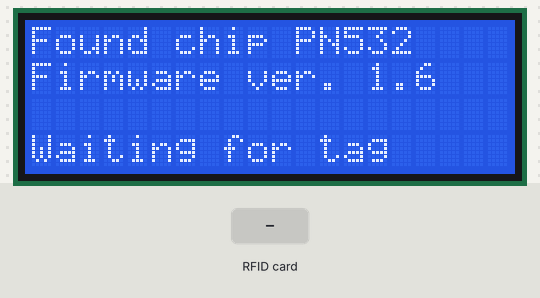
Simulated run of this sketch. Board: Arduino Uno, built with avr-gcc and run on an emulated ATmega328P. On the bench: 20×4 character LCD. Inputs (shaded band) come from the test bench.

Above: at 1.2 s.
1.3 s: RFID card 5E 7A 19 C4 held to the reader
At 1.8 s:
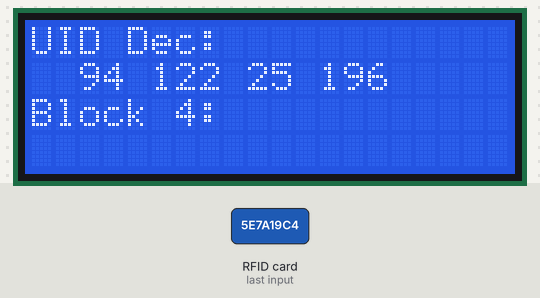
Timing chart, 0 to 4.3 s (numbered marks = the images above; inputs shaded):
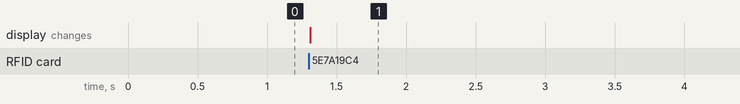

The sketch:

lcdPrint.ino
```cpp
#include <Wire.h>
#include <Adafruit_PN532.h>
#include <LiquidCrystal.h>
#include "constants.h"
#include "utils.h"


// Or use this line for a breakout or shield with an I2C connection:
Adafruit_PN532 * nfc;
LiquidCrystal * lcd;

const int rs = 7, en = 8, d4 = 9, d5 = 10, d6 = 11, d7 = 12;

void setup() {
    lcd = new LiquidCrystal(rs, en, d4, d5, d6, d7);
    lcd->begin(20, 4);
    lcd->print("Initializing...");

    nfc = new Adafruit_PN532(PN532_IRQ, PN532_RESET);
    nfc->begin();
    uint32_t versiondata = nfc->getFirmwareVersion();
    if (! versiondata) {
        lcdReset(lcd);
        lcd->print("Didn't find PN53x board");
        HALT();
    } else {
        // Got ok data, print it out!
        lcdReset(lcd);
        lcd->print("Found chip PN5"); lcd->print((versiondata >> 24) & 0xFF, HEX);
        lcd->setCursor(0, 1);
        lcd->print("Firmware ver. "); lcd->print((versiondata >> 16) & 0xFF, DEC);
        lcd->print('.'); lcd->print((versiondata >> 8) & 0xFF, DEC);
        lcd->setCursor(0, 2);
    }

    // configure board to read RFID tags
    nfc->SAMConfig();
    lcd->setCursor(0,3);
    lcd->print("Waiting for tag");
}

void loop() {

    // put your main code here, to run repeatedly:
    uint8_t success;
    uint8_t uid[] = { 0, 0, 0, 0, 0, 0, 0 };  // Buffer to store the returned UID
    uint8_t uidLength;                        // Length of the UID (4 or 7 bytes depending on ISO14443A card type)

    // Wait for an ISO14443A type cards (Mifare, etc.).  When one is found
    // 'uid' will be populated with the UID, and uidLength will indicate
    // if the uid is 4 bytes (Mifare Classic) or 7 bytes (Mifare Ultralight)
    success = nfc->readPassiveTargetID(PN532_MIFARE_ISO14443A, uid, &uidLength);

    if (success) {
        lcdReset(lcd);

        if(uidLength == 4) {
            lcd->print("UID Dec:");
            lcd->setCursor(2, 1);
            lcd->print(uid[0], DEC);
            for (size_t i = 1; i < uidLength; i++) {
                lcd->print(" ");
                lcd->print(uid[i], DEC);
            }
            lcd->setCursor(0,2);

            success = nfc->mifareclassic_AuthenticateBlock(uid, uidLength, 4, 0, defKeyA);
            if (success) {
                uint8_t data[16];
                success = nfc->mifareclassic_ReadDataBlock(4, data);
                if (success) {
                    lcd->print("Block 4: ");
                    lcd->setCursor(2,3);
                    for(size_t i = 0; i < 16; i++) {
                        char next = char(data[i]);
                        if(next)
                            lcd->print(next);
                    }
                } else {
                    lcd->print("Failed to read block");
                    lcd->setCursor(0,3);
                    lcd->print(4, DEC);
                }
            } else {
                lcd->print("Unable to auth.");
                lcd->setCursor(0,3);
                size_t i = 0;
                for(i = 0; i < 9; i++) {
                    success = nfc->mifareclassic_AuthenticateBlock(uid, uidLength, 4, 0, commonKeys[i]);
                    if(success) {
                        lcd->print("Key "); lcd->print(i); lcd->print(" worked");
                        break;
                    }
                }
                if(i >= 9) {
                    lcd->print("No common keys work.");
                }
            }
        } else {
            lcd->print("Unknown tag format.");
        }
        /*
        if (uidLength == 4) {
            // We probably have a Mifare Classic card ...
            Serial.println("Seems to be a Mifare Classic card (4 byte UID)");

            // Now we need to try to authenticate it for read/write access
            // Try with the factory default KeyA: 0xFF 0xFF 0xFF 0xFF 0xFF 0xFF
            Serial.println("Trying to authenticate block 4 with default KEYA value");
            uint8_t keya[6] = { 0xFF, 0xFF, 0xFF, 0xFF, 0xFF, 0xFF };

            // Start with block 4 (the first block of sector 1) since sector 0
            // contains the manufacturer data and it's probably better just
            // to leave it alone unless you know what you're doing
            success = nfc.mifareclassic_AuthenticateBlock(uid, uidLength, 4, 0, keya);

            if (success) {
                Serial.println("Sector 1 (Blocks 4..7) has been authenticated");
                uint8_t data[16];

                // If you want to write something to block 4 to test with, uncomment
                // the following line and this text should be read back in a minute
                //memcpy(data, (const uint8_t[]) {'R', 'a', 'y', 'm', 'o', 'n', 'd', ' ', 'H', 'e', 'a', 'l', 'y', 0, 0, 0}, sizeof data);
                //success = nfc.mifareclassic_WriteDataBlock (4, data);

                // Try to read the contents of block 4
                success = nfc.mifareclassic_ReadDataBlock(4, data);

                if (success) {
                    // Data seems to have been read ... spit it out
                    Serial.println("Reading Block 4:");
                    nfc.PrintHexChar(data, 16);
                    Serial.println("");

                    // Wait a bit before reading the card again
                    delay(1000);
                } else {
                    Serial.println("Ooops ... unable to read the requested block.  Try another key?");
                }
            } else {
                Serial.println("Ooops ... authentication failed: Try another key?");
            }
        }
        */
        delay(1000);
    }
}
```

constants.h
```cpp
#ifndef  _CONSTANTS_H_
#define  _CONSTANTS_H_

// If using the breakout or shield with I2C, define just the pins connected
// to the IRQ and reset lines.  Use the values below (2, 3) for the shield!
#define PN532_IRQ   (2)
#define PN532_RESET (3)  // Not connected by default on the NFC Shield

#define HALT() while(1);

const uint8_t defKeyA[6] = { 0xFF, 0xFF, 0xFF, 0xFF, 0xFF, 0xFF };
const uint8_t commonKeys[9][6] = {
          {0XFF, 0XFF, 0XFF, 0XFF, 0XFF, 0XFF},
          {0XD3, 0XF7, 0XD3, 0XF7, 0XD3, 0XF7},
          {0XA0, 0XA1, 0XA2, 0XA3, 0XA4, 0XA5},
          {0XB0, 0XB1, 0XB2, 0XB3, 0XB4, 0XB5},
          {0X4D, 0X3A, 0X99, 0XC3, 0X51, 0XDD},
          {0X1A, 0X98, 0X2C, 0X7E, 0X45, 0X9A},
          {0XAA, 0XBB, 0XCC, 0XDD, 0XEE, 0XFF},
          {0X00, 0X00, 0X00, 0X00, 0X00, 0X00},
          {0XAB, 0XCD, 0XEF, 0X12, 0X34, 0X56},
};

#endif //_CONSTANTS_H_
```

utils.cpp
```cpp
#include "utils.h"

void lcdReset (LiquidCrystal * lcd) {
    lcd->clear();
    lcd->home();
}
```

utils.h
```cpp
#ifndef  _UTILS_H_
#define  _UTILS_H_

#include <LiquidCrystal.h>
#include <Arduino.h>

void lcdReset (LiquidCrystal * lcd);

#endif //_UTILS_H_
```

Measured:
- after the input at 1.3 s, the display: changes at once (image 1)
